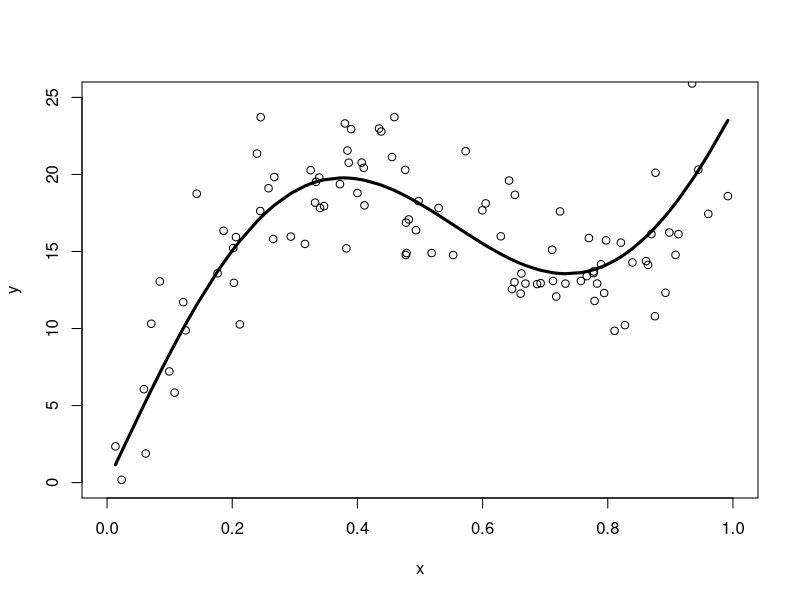

Generate this figure with R:
# TO play with this simulation, execute every line of code.  
# Then, you can repeat the simulation using only the last line of code.

library(splines)

set.seed(1)
n = 100
x = runif(n) 
x= sort(x)

f = function(x){
  y = 10*(sin(x*pi*1.8) + 3*x) 
  return(y)
}

plotNS = function(fit, col){
  xDense = seq(0,1,len=100)
  lines(cbind(xDense, predict(fit, data.frame(x = xDense))), col = col, lwd = 3)
}


sampleAndFit = function(){
  y = f(x)+3*rnorm(n)
  
  plot(x,y, xlim =c(0,1), ylim = c(0,25))
  
  
  fit1 = lm(y~x) 
  fit2 = lm(y~ns(x, df = 5)) 
  fit3 = lm(y~ns(x, df = 20)) 
  
  # plotNS(fit1, col = "orange")  # comment and uncomment these lines of code
  # plotNS(fit2, col = "blue")
  # plotNS(fit3, col = "darkgreen")
  
  lines(cbind(x,f(x)), lwd =3)
  
}

# The black line is the true regression function (not observed in practice!)
sampleAndFit()  # repeat this line of code!  
# If you have this file open in R studio, then highlight that line and hit command+return, then again and again.
# After you have done it a few times, go to lines 32-34 and comment/uncomment those lines.